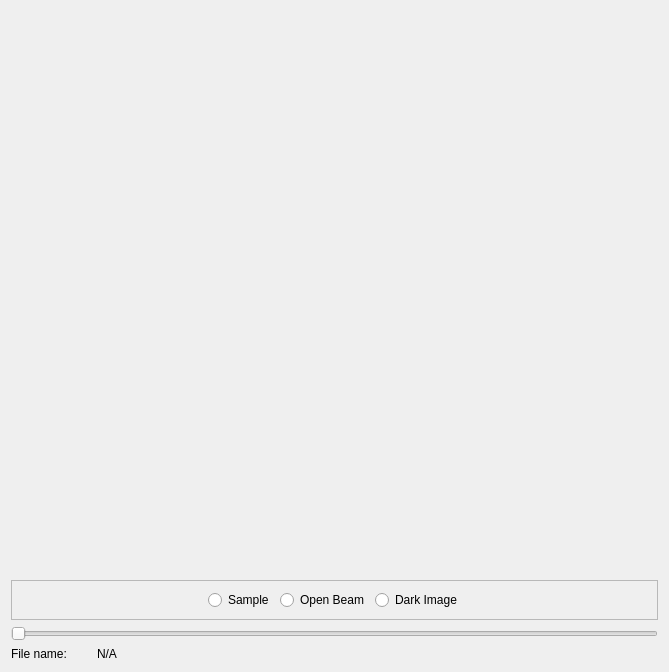
<?xml version="1.0" encoding="UTF-8"?>
<ui version="4.0">
 <class>Dialog</class>
 <widget class="QDialog" name="Dialog">
  <property name="geometry">
   <rect>
    <x>0</x>
    <y>0</y>
    <width>669</width>
    <height>672</height>
   </rect>
  </property>
  <property name="windowTitle">
   <string>Dialog</string>
  </property>
  <layout class="QVBoxLayout" name="verticalLayout">
   <item>
    <widget class="QWidget" name="image_widget" native="true">
     <property name="sizePolicy">
      <sizepolicy hsizetype="Expanding" vsizetype="Expanding">
       <horstretch>0</horstretch>
       <verstretch>0</verstretch>
      </sizepolicy>
     </property>
    </widget>
   </item>
   <item>
    <widget class="QFrame" name="frame">
     <property name="frameShape">
      <enum>QFrame::StyledPanel</enum>
     </property>
     <property name="frameShadow">
      <enum>QFrame::Raised</enum>
     </property>
     <layout class="QHBoxLayout" name="horizontalLayout_2">
      <item>
       <spacer name="horizontalSpacer">
        <property name="orientation">
         <enum>Qt::Horizontal</enum>
        </property>
        <property name="sizeHint" stdset="0">
         <size>
          <width>40</width>
          <height>20</height>
         </size>
        </property>
       </spacer>
      </item>
      <item>
       <widget class="QRadioButton" name="sample_radioButton">
        <property name="text">
         <string>Sample</string>
        </property>
       </widget>
      </item>
      <item>
       <widget class="QRadioButton" name="ob_radioButton">
        <property name="text">
         <string>Open Beam</string>
        </property>
       </widget>
      </item>
      <item>
       <widget class="QRadioButton" name="di_radioButton">
        <property name="text">
         <string>Dark Image</string>
        </property>
       </widget>
      </item>
      <item>
       <spacer name="horizontalSpacer_2">
        <property name="orientation">
         <enum>Qt::Horizontal</enum>
        </property>
        <property name="sizeHint" stdset="0">
         <size>
          <width>40</width>
          <height>20</height>
         </size>
        </property>
       </spacer>
      </item>
     </layout>
    </widget>
   </item>
   <item>
    <widget class="QSlider" name="slider">
     <property name="orientation">
      <enum>Qt::Horizontal</enum>
     </property>
    </widget>
   </item>
   <item>
    <layout class="QHBoxLayout" name="horizontalLayout">
     <item>
      <widget class="QLabel" name="label">
       <property name="minimumSize">
        <size>
         <width>80</width>
         <height>0</height>
        </size>
       </property>
       <property name="maximumSize">
        <size>
         <width>80</width>
         <height>16777215</height>
        </size>
       </property>
       <property name="text">
        <string>File name:</string>
       </property>
      </widget>
     </item>
     <item>
      <widget class="QLabel" name="filename_label">
       <property name="sizePolicy">
        <sizepolicy hsizetype="Expanding" vsizetype="Preferred">
         <horstretch>0</horstretch>
         <verstretch>0</verstretch>
        </sizepolicy>
       </property>
       <property name="text">
        <string>N/A</string>
       </property>
      </widget>
     </item>
    </layout>
   </item>
  </layout>
 </widget>
 <resources/>
 <connections>
  <connection>
   <sender>slider</sender>
   <signal>sliderMoved(int)</signal>
   <receiver>Dialog</receiver>
   <slot>slider_moved()</slot>
   <hints>
    <hint type="sourcelabel">
     <x>249</x>
     <y>620</y>
    </hint>
    <hint type="destinationlabel">
     <x>466</x>
     <y>640</y>
    </hint>
   </hints>
  </connection>
  <connection>
   <sender>slider</sender>
   <signal>sliderPressed()</signal>
   <receiver>Dialog</receiver>
   <slot>slider_pressed()</slot>
   <hints>
    <hint type="sourcelabel">
     <x>278</x>
     <y>622</y>
    </hint>
    <hint type="destinationlabel">
     <x>198</x>
     <y>640</y>
    </hint>
   </hints>
  </connection>
  <connection>
   <sender>sample_radioButton</sender>
   <signal>clicked()</signal>
   <receiver>Dialog</receiver>
   <slot>radiobuttons_changed()</slot>
   <hints>
    <hint type="sourcelabel">
     <x>214</x>
     <y>567</y>
    </hint>
    <hint type="destinationlabel">
     <x>4</x>
     <y>565</y>
    </hint>
   </hints>
  </connection>
  <connection>
   <sender>ob_radioButton</sender>
   <signal>clicked()</signal>
   <receiver>Dialog</receiver>
   <slot>radiobuttons_changed()</slot>
   <hints>
    <hint type="sourcelabel">
     <x>325</x>
     <y>569</y>
    </hint>
    <hint type="destinationlabel">
     <x>7</x>
     <y>512</y>
    </hint>
   </hints>
  </connection>
  <connection>
   <sender>di_radioButton</sender>
   <signal>clicked()</signal>
   <receiver>Dialog</receiver>
   <slot>radiobuttons_changed()</slot>
   <hints>
    <hint type="sourcelabel">
     <x>408</x>
     <y>573</y>
    </hint>
    <hint type="destinationlabel">
     <x>5</x>
     <y>443</y>
    </hint>
   </hints>
  </connection>
  <connection>
   <sender>slider</sender>
   <signal>valueChanged(int)</signal>
   <receiver>Dialog</receiver>
   <slot>slider_value_changed()</slot>
   <hints>
    <hint type="sourcelabel">
     <x>470</x>
     <y>619</y>
    </hint>
    <hint type="destinationlabel">
     <x>664</x>
     <y>563</y>
    </hint>
   </hints>
  </connection>
 </connections>
 <slots>
  <slot>slider_moved()</slot>
  <slot>slider_pressed()</slot>
  <slot>radiobuttons_changed()</slot>
  <slot>slider_value_changed()</slot>
 </slots>
</ui>
